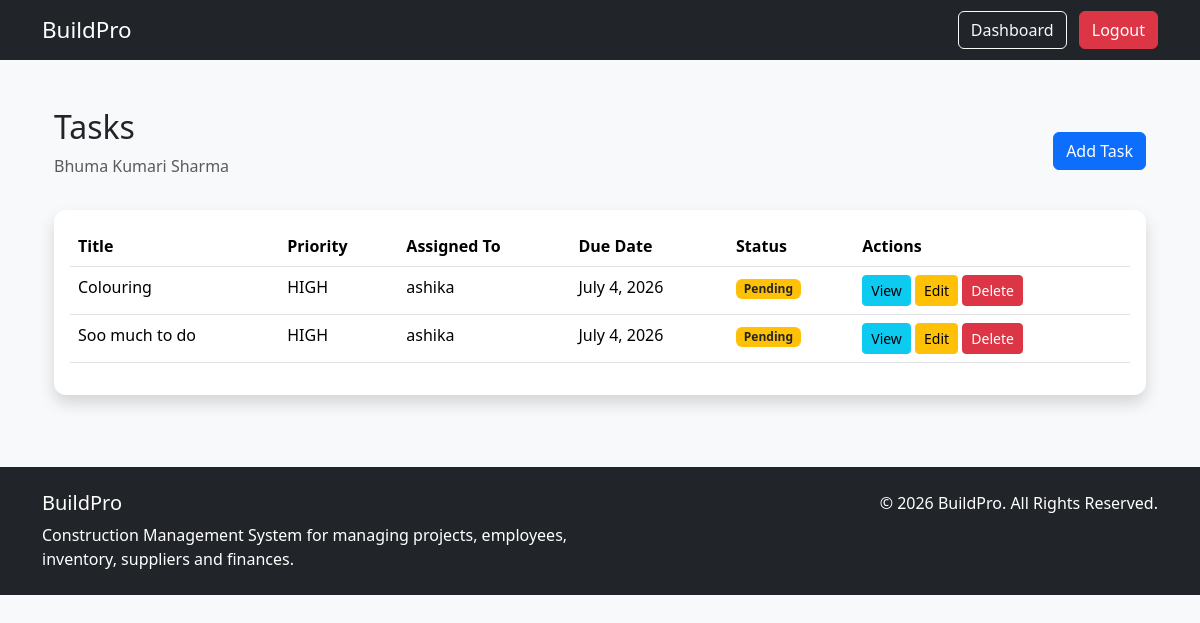
/projects/3/tasks/ (signed in), run on the app's committed database.
### projects/models.py (models this page shows, shortened)
class Project(models.Model):
    STATUS_CHOICES = [
        ('PLANNING', 'Planning'),
        ('IN_PROGRESS', 'In Progress'),
        ('ON_HOLD', 'On Hold'),
        ('COMPLETED', 'Completed'),
    ]
    name = models.CharField(max_length=200)
    description = models.TextField(blank=True)
    location = models.CharField(max_length=255)
    manager = models.ForeignKey(User, on_delete=models.SET_NULL, null=True, related_name='managed_projects')
    status = models.CharField(max_length=20, choices=STATUS_CHOICES, default='PLANNING')
    start_date = models.DateField()
    end_date = models.DateField(null=True, blank=True)
    created_at = models.DateTimeField(auto_now_add=True)
    created_by = models.ForeignKey(User, on_delete=models.SET_NULL, null=True, related_name='created_projects')
    project_code = models.CharField(max_length=20,unique=True,default="Pending Code")
    client = models.CharField(max_length=200, null=True, blank=True,default="Pending Client")
    budget = models.DecimalField(max_digits=12, decimal_places=2, default=0)
    updated_at = models.DateTimeField(auto_now=True)

class Task(models.Model):
    PRIORITY_CHOICES = [
        ("LOW", "Low"),
        ("MEDIUM", "Medium"),
        ("HIGH", "High"),
    ]
    project = models.ForeignKey(Project,on_delete=models.CASCADE,related_name="tasks")
    title = models.CharField(max_length=200,)
    description = models.TextField(blank=True)
    assigned_to = models.ForeignKey(User,on_delete=models.SET_NULL,null=True,blank=True)
    priority = models.CharField(max_length=10,choices=PRIORITY_CHOICES,default="MEDIUM")
    is_completed = models.BooleanField(default=False)
    due_date = models.DateField()
    created_at = models.DateTimeField(auto_now_add=True)
    updated_at = models.DateTimeField(auto_now=True)

### projects/views.py (the view)
# urls.py: path("projects/<int:project_id>/tasks/",views.task_list,name="task_list",),
@login_required
def task_list(request, project_id):
    project = get_object_or_404(Project, pk=project_id)
    tasks = project.tasks.all().order_by("due_date")
    context = {
        "project": project,
        "tasks": tasks,
    }
    return render(
        request,
        "Task/task_list.html",
        context,
    )

### projects/templates/Task/task_list.html (shortened to what this page needs)
{% extends "base.html" %}
{% block content %}
<div class="container mt-4">
    <div class="d-flex justify-content-between align-items-center mb-3">
        <div>
            <h2>Tasks</h2>
            <p class="text-muted">{{ project.name }}</p>
        </div>
        <a href="{% url 'task_create' project.id %}"
           class="btn btn-primary">
            Add Task
        </a>
    </div>
    <div class="card shadow">
        <div class="card-body">
            {% if tasks %}
            <table class="table table-hover">
                <thead>
                    <tr>
                        <th>Title</th>
                        <th>Priority</th>
                        <th>Assigned To</th>
                        <th>Due Date</th>
                        <th>Status</th>
                        <th>Actions</th>
                    </tr>
                </thead>
                <tbody>
                    {% for task in tasks %}
                    <tr>
                        <td>{{ task.title }}</td>
                        <td>{{ task.priority }}</td>
                        <td>{{ task.assigned_to }}</td>
                        <td>{{ task.due_date }}</td>
                        <td>
                            {% if task.is_completed %}
                                <span class="badge bg-success">
                                    Completed
                                </span>
                            {% else %}
                                <span class="badge bg-warning text-dark">
                                    Pending
                                </span>
                            {% endif %}
                        </td>
                        <td>
                           <a href="{% url 'task_detail' project.id task.id %}"
                              class="btn btn-sm btn-info">
                                  View
                            </a>
                            <a href="#" class="btn btn-sm btn-warning">
                                Edit
                            </a>
                            <a href="#" class="btn btn-sm btn-danger">
                                Delete
                            </a>
                        </td>
                    </tr>
                    {% endfor %}
                </tbody>
            </table>
            {% endif %}
        </div>
    </div>
</div>
{% endblock %}

### static/css/styles.css (style rules this page uses)
body { font-family: "Segoe UI", sans-serif; }
.card { border:none; border-radius:12px; }

### data on the page
Project: name "Bhuma Kumari Sharma"
Task: title "Colouring", priority "HIGH", assigned_to "ashika", due_date "July 4, 2026", is_completed "Pending"
Task: title "Soo much to do", priority "HIGH", assigned_to "ashika", due_date "July 4, 2026", is_completed "Pending"
